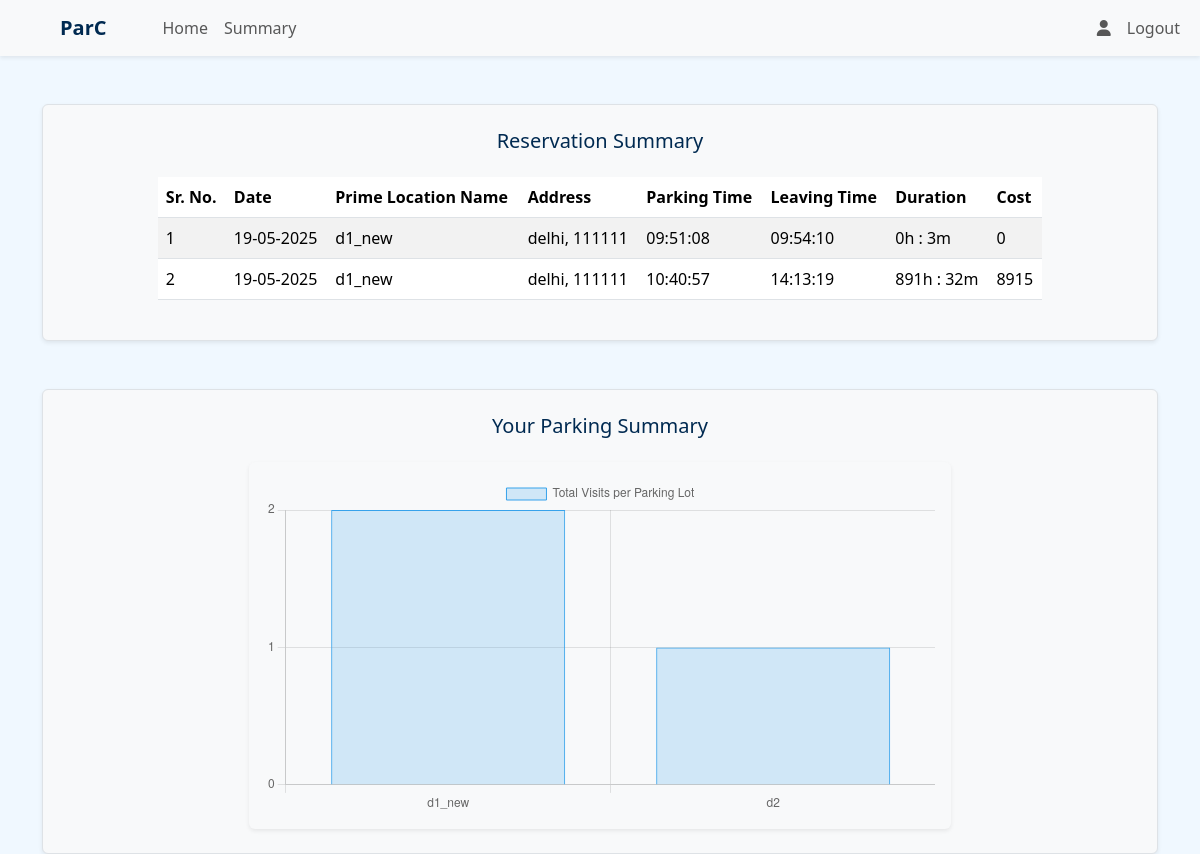
Page /user/summary (signed in) on the committed database.
### application/models.py (models this page shows)
class ParkingLot(db.Model):
    id = db.Column(db.Integer, primary_key = True)
    pl_name = db.Column(db.String, nullable = False)
    price = db.Column(db.Integer, nullable = False, default = 1000)
    address = db.Column(db.String, nullable = False)
    pincode = db.Column(db.Integer, nullable = False)
    capacity = db.Column(db.Integer, nullable = False)
    spots_count = db.Column(db.Integer, nullable = False)
    created_at = db.Column(db.DateTime, nullable = False)
    spots = db.relationship('ParkingSpot', backref = 'lot', cascade = 'all, delete')

class Reservation(db.Model):
    id = db.Column(db.Integer, primary_key = True)
    spot_id = db.Column(db.Integer, db.ForeignKey('parking_spot.id'), nullable=False)
    user_id = db.Column(db.Integer, db.ForeignKey('user.id'), nullable = False)
    vrn = db.Column(db.String, nullable = False)
    parking_timestamp = db.Column(db.DateTime, nullable = False)
    leaving_timestamp = db.Column(db.DateTime, nullable = True)
    duration = db.Column(db.Integer, nullable = True)
    status = db.Column(db.String, nullable = False, default = 'unpaid')
    parking_cost = db.Column(db.Integer, nullable = False, default = 0)

### application/routes.py (the view)
@app.route('/user/summary')
@auth_required()
@roles_required('user')
def user_summary():
    user = current_user
    data = db.session.query(
        ParkingLot.id,
        ParkingLot.pl_name,
        func.count(Reservation.id).label('times_used')
    ).join(ParkingSpot, ParkingSpot.id == Reservation.spot_id
    ).join(ParkingLot, ParkingLot.id == ParkingSpot.lot_id
    ).filter(Reservation.user_id == user.id
    ).group_by(ParkingLot.id
    ).all()
    if data:
        data = [{"lot_id": d.id, "pl_name": d.pl_name, "times_used": d.times_used} for d in data]
    duration_data = Reservation.query.filter_by(user_id = user.id).all()
    if duration_data:
        duration_data = [{
            "id": r.id,
            "pl_name": r.spot.lot.pl_name,
            "parking_timestamp": r.parking_timestamp,
            "leaving_timestamp": r.leaving_timestamp,
            "duration": r.duration,
            "date": r.parking_timestamp.strftime('%d-%m-%Y'),
            "address": r.spot.lot.address,
            "pincode" : r.spot.lot.pincode,
            "cost": r.parking_cost} for r in duration_data if r.duration is not None]
    return render_template('user_summary.html', user=user, data=data, duration_data=duration_data)

### templates/user_summary.html (shortened to what this page needs)
{% extends "user_dashboard.html" %}
{% block content %}
<div class="container">
    <div class="rounded border my-5 p-4 bg-light shadow-sm">
        <div class="row justify-content-center">
            <div class="col-md-10 col-sm-12">
                <h5 class="mb-4 text-center">Reservation Summary</h5>
                <table class="table table-hover table-striped align-middle">
                    <thead class="table-dard">
                        <tr>
                            <th>Sr. No.</th>
                            <th>Date</th>
                            <th>Prime Location Name</th>
                            <th>Address</th>
                            <th>Parking Time</th>
                            <th>Leaving Time</th>
                            <th>Duration</th>
                            <th>Cost</th>
                        </tr>
                    </thead>
                    <tbody>
                        {% for d in duration_data %}
                        <tr>
                            <td>{{loop.index}}</td>
                            <td>{{d.date}}</td>
                            <td>{{d.pl_name}}</td>
                            <td>{{d.address}}, {{d.pincode}}</td>
                            <td>{{d.parking_timestamp.strftime('%H:%M:%S')}}</td>
                            <td>{{d.leaving_timestamp.strftime('%H:%M:%S')}}</td>
                            <td>{{d.duration | int // 60}}h : {{d.duration | int % 60}}m</td>
                            <td>{{d.cost}}</td>
                        </tr>
                        {% else %}
                        <tr>
                            <td colspan="3">No Duration Data Availabe</td>
                        </tr>
                        {% endfor %}
                    </tbody>
                </table>
            </div>
        </div>
    </div>
    <div class="my-5 p-4 border rounded shadow-sm bg-light">
        <div class="row justify-content-center">
            <div class="col-lg-8 col-md-10 col-sm-12 text-center">
                <h5 class="mb-4">Your Parking Summary</h5>
                <div class="bg-light p-3 rounded shadow-sm">
                    <canvas id="summaryChart" style="max-width: 100%; height: auto;"></canvas>
                </div>
            </div>
        </div>
    </div>
</div>
{% endblock %}
{% block scripts %}
<script>
    const data = JSON.parse('{{data | tojson | safe }}') || [];
    const labels = data.map(item => item.pl_name || "Unknown");
    const count = data.map(item => item.times_used || 0);
    if (labels.length > 0) {
        new Chart(document.getElementById('summaryChart'), {
            type: 'bar',
            data: {
                labels: labels,
                datasets: [{
                    label: "Total Visits per Parking Lot",
                    data: count,
                    backgroundColor: [
                        'rgba(54, 162, 235, 0.2)'
                    ],
                    borderColor: [
                        'rgba(54, 162, 235, 1)'
                    ],
                    borderWidth: 1
                }]
            },
            options: {
                responsive: true,
                plugins: {
                    legend: { position: 'top' },
                    tooltip: {
                        callbacks: {
                            label: tooltipItem => `Count: ${tooltipItem.raw}`
                        }
                    }
                },
                scales: {
                    y: {
                        ticks: {
                            stepSize: 1,
                            callback: value => Math.round(value)
                        }
                    }
                }
            }
        });
    } else {
        document.getElementById('summaryChart').parentNode.innerHTML = "<p class='text-center'> No data available.</p>";
    }
</script>
{% endblock %}

### templates/user_dashboard.html (style rules this page uses)
body { background-image: none !important; }

### rows in the picture
ParkingLot: date "19-05-2025", pl_name "d1_new", address "delhi", pincode "111111", parking_timestamp "09:51:08", leaving_timestamp "09:54:10", duration "0", duration "3", cost "0", pl_name "d1_new", address "delhi", pincode "111111"
Reservation: parking_timestamp "10:40:57", leaving_timestamp "14:13:19", duration "891", d.duration|int%60 "32", cost "8915"

### other values in the picture
{{ d.date }} "19-05-2025"
chart data {{ data | tojson | safe }} [{"lot_id": 1, "pl_name": "d1_new", "times_used": 2}, {"lot_id": 2, "pl_name": "d2", "times_used": 1}]
